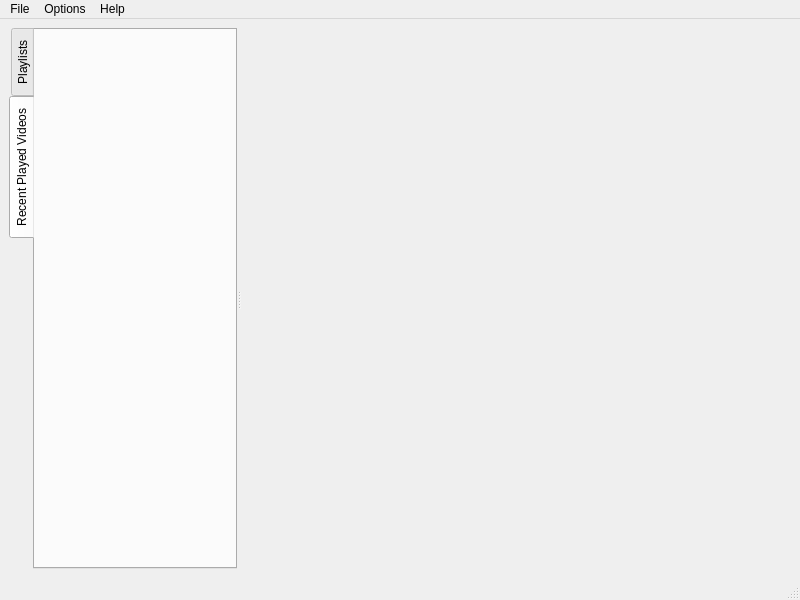
<?xml version="1.0" encoding="UTF-8"?>
<ui version="4.0">
 <class>MainWindow</class>
 <widget class="QMainWindow" name="MainWindow">
  <property name="geometry">
   <rect>
    <x>0</x>
    <y>0</y>
    <width>800</width>
    <height>600</height>
   </rect>
  </property>
  <property name="minimumSize">
   <size>
    <width>800</width>
    <height>500</height>
   </size>
  </property>
  <property name="windowTitle">
   <string>MainWindow</string>
  </property>
  <widget class="QWidget" name="centralwidget">
   <layout class="QHBoxLayout" name="horizontalLayout">
    <item>
     <widget class="QSplitter" name="splitter">
      <property name="orientation">
       <enum>Qt::Horizontal</enum>
      </property>
      <property name="childrenCollapsible">
       <bool>false</bool>
      </property>
      <widget class="QTabWidget" name="tabWidget">
       <property name="minimumSize">
        <size>
         <width>200</width>
         <height>0</height>
        </size>
       </property>
       <property name="tabPosition">
        <enum>QTabWidget::West</enum>
       </property>
       <property name="tabShape">
        <enum>QTabWidget::Rounded</enum>
       </property>
       <property name="currentIndex">
        <number>1</number>
       </property>
       <widget class="QWidget" name="tab_3">
        <attribute name="title">
         <string>Playlists</string>
        </attribute>
        <layout class="QVBoxLayout" name="verticalLayout_3">
         <item>
          <widget class="QSplitter" name="splitter_2">
           <property name="orientation">
            <enum>Qt::Vertical</enum>
           </property>
           <widget class="QWidget" name="layoutWidget">
            <layout class="QVBoxLayout" name="verticalLayout_2">
             <item>
              <widget class="QLabel" name="label_2">
               <property name="text">
                <string>&lt;b&gt;&lt;u&gt;List:&lt;/b&gt;&lt;/u&gt;</string>
               </property>
              </widget>
             </item>
             <item>
              <widget class="QListView" name="listView"/>
             </item>
            </layout>
           </widget>
           <widget class="QWidget" name="layoutWidget">
            <layout class="QVBoxLayout" name="verticalLayout">
             <item>
              <widget class="QLabel" name="label">
               <property name="text">
                <string>&lt;u&gt;&lt;b&gt;Videos Of List:&lt;/b&gt;&lt;/u&gt;</string>
               </property>
               <property name="textFormat">
                <enum>Qt::RichText</enum>
               </property>
              </widget>
             </item>
             <item>
              <widget class="QListView" name="listView_2"/>
             </item>
            </layout>
           </widget>
          </widget>
         </item>
        </layout>
       </widget>
       <widget class="QWidget" name="tab_4">
        <attribute name="title">
         <string>Recent Played Videos</string>
        </attribute>
       </widget>
      </widget>
      <widget class="QWidget" name="widget" native="true">
       <property name="minimumSize">
        <size>
         <width>550</width>
         <height>0</height>
        </size>
       </property>
      </widget>
     </widget>
    </item>
   </layout>
  </widget>
  <widget class="QMenuBar" name="menubar">
   <property name="geometry">
    <rect>
     <x>0</x>
     <y>0</y>
     <width>800</width>
     <height>21</height>
    </rect>
   </property>
   <widget class="QMenu" name="menuFile">
    <property name="title">
     <string>File</string>
    </property>
    <addaction name="actionCreate_Open_New_PlayList"/>
    <addaction name="separator"/>
    <addaction name="actionDelete_PlayList"/>
    <addaction name="actionDelete_PlayList_and_files"/>
    <addaction name="separator"/>
    <addaction name="actionUpdate_Playlists"/>
    <addaction name="separator"/>
    <addaction name="actionExit"/>
   </widget>
   <widget class="QMenu" name="menuHelp">
    <property name="title">
     <string>Help</string>
    </property>
    <addaction name="actionDocs"/>
    <addaction name="separator"/>
    <addaction name="actionAbout"/>
   </widget>
   <widget class="QMenu" name="menuOptions">
    <property name="title">
     <string>Options</string>
    </property>
    <addaction name="actionAdd_Types"/>
    <addaction name="actionShow_MultiMedia_Types"/>
   </widget>
   <addaction name="menuFile"/>
   <addaction name="menuOptions"/>
   <addaction name="menuHelp"/>
  </widget>
  <widget class="QStatusBar" name="statusbar"/>
  <action name="actionExit">
   <property name="text">
    <string>Exit</string>
   </property>
  </action>
  <action name="actionCreate_Open_New_PlayList">
   <property name="text">
    <string>Create/Open New PlayList</string>
   </property>
  </action>
  <action name="actionDelete_PlayList">
   <property name="text">
    <string>Delete PlayList</string>
   </property>
  </action>
  <action name="actionDelete_PlayList_and_files">
   <property name="text">
    <string>Delete PlayList and files</string>
   </property>
  </action>
  <action name="actionUpdate_Playlists">
   <property name="text">
    <string>Update Playlists</string>
   </property>
  </action>
  <action name="actionDocs">
   <property name="text">
    <string>Docs</string>
   </property>
  </action>
  <action name="actionAbout">
   <property name="text">
    <string>About</string>
   </property>
  </action>
  <action name="actionAdd_Types">
   <property name="text">
    <string>Add MultiMedia Types</string>
   </property>
  </action>
  <action name="actionShow_MultiMedia_Types">
   <property name="text">
    <string>Show MultiMedia Types</string>
   </property>
  </action>
 </widget>
 <resources/>
 <connections/>
</ui>
